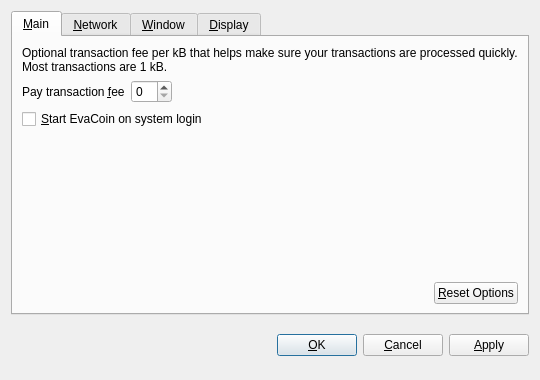
<?xml version="1.0" encoding="UTF-8"?>
<ui version="4.0">
 <class>OptionsDialog</class>
 <widget class="QDialog" name="OptionsDialog">
  <property name="geometry">
   <rect>
    <x>0</x>
    <y>0</y>
    <width>540</width>
    <height>380</height>
   </rect>
  </property>
  <property name="windowTitle">
   <string>Options</string>
  </property>
  <property name="modal">
   <bool>true</bool>
  </property>
  <layout class="QVBoxLayout" name="verticalLayout">
   <item>
    <widget class="QTabWidget" name="tabWidget">
     <property name="tabPosition">
      <enum>QTabWidget::North</enum>
     </property>
     <property name="currentIndex">
      <number>0</number>
     </property>
     <widget class="QWidget" name="tabMain">
      <attribute name="title">
       <string>&amp;Main</string>
      </attribute>
      <layout class="QVBoxLayout" name="verticalLayout_Main">
       <item>
        <widget class="QLabel" name="transactionFeeInfoLabel">
         <property name="text">
          <string>Optional transaction fee per kB that helps make sure your transactions are processed quickly. Most transactions are 1 kB.</string>
         </property>
         <property name="textFormat">
          <enum>Qt::PlainText</enum>
         </property>
         <property name="wordWrap">
          <bool>true</bool>
         </property>
        </widget>
       </item>
       <item>
        <layout class="QHBoxLayout" name="horizontalLayout_1_Main">
         <item>
          <widget class="QLabel" name="transactionFeeLabel">
           <property name="text">
            <string>Pay transaction &amp;fee</string>
           </property>
           <property name="textFormat">
            <enum>Qt::PlainText</enum>
           </property>
           <property name="buddy">
            <cstring>transactionFee</cstring>
           </property>
          </widget>
         </item>
         <item>
          <widget class="BitcoinAmountField" name="transactionFee"/>
         </item>
         <item>
          <spacer name="horizontalSpacer_1_Main">
           <property name="orientation">
            <enum>Qt::Horizontal</enum>
           </property>
           <property name="sizeHint" stdset="0">
            <size>
             <width>40</width>
             <height>20</height>
            </size>
           </property>
          </spacer>
         </item>
        </layout>
       </item>
       <item>
        <widget class="QCheckBox" name="bitcoinAtStartup">
         <property name="toolTip">
          <string>Automatically start EvaCoin after logging in to the system.</string>
         </property>
         <property name="text">
          <string>&amp;Start EvaCoin on system login</string>
         </property>
        </widget>
       </item>
       <item>
        <spacer name="verticalSpacer_Main">
         <property name="orientation">
          <enum>Qt::Vertical</enum>
         </property>
         <property name="sizeHint" stdset="0">
          <size>
           <width>20</width>
           <height>40</height>
          </size>
         </property>
        </spacer>
       </item>
       <item>
        <layout class="QHBoxLayout" name="horizontalLayout_2_Main">
         <item>
          <spacer name="horizontalSpacer_2_Main">
           <property name="orientation">
            <enum>Qt::Horizontal</enum>
           </property>
           <property name="sizeHint" stdset="0">
            <size>
             <width>40</width>
             <height>20</height>
            </size>
           </property>
          </spacer>
         </item>
         <item>
          <widget class="QPushButton" name="resetButton">
           <property name="toolTip">
            <string>Reset all client options to default.</string>
           </property>
           <property name="text">
            <string>&amp;Reset Options</string>
           </property>
           <property name="autoDefault">
            <bool>false</bool>
           </property>
          </widget>
         </item>
        </layout>
       </item>
      </layout>
     </widget>
     <widget class="QWidget" name="tabNetwork">
      <attribute name="title">
       <string>&amp;Network</string>
      </attribute>
      <layout class="QVBoxLayout" name="verticalLayout_Network">
       <item>
        <widget class="QCheckBox" name="mapPortUpnp">
         <property name="toolTip">
          <string>Automatically open the EvaCoin client port on the router. This only works when your router supports UPnP and it is enabled.</string>
         </property>
         <property name="text">
          <string>Map port using &amp;UPnP</string>
         </property>
        </widget>
       </item>
       <item>
        <widget class="QCheckBox" name="connectSocks">
         <property name="toolTip">
          <string>Connect to the EvaCoin network through a SOCKS proxy (e.g. when connecting through Tor).</string>
         </property>
         <property name="text">
          <string>&amp;Connect through SOCKS proxy:</string>
         </property>
        </widget>
       </item>
       <item>
        <layout class="QHBoxLayout" name="horizontalLayout_Network">
         <item>
          <widget class="QLabel" name="proxyIpLabel">
           <property name="text">
            <string>Proxy &amp;IP:</string>
           </property>
           <property name="textFormat">
            <enum>Qt::PlainText</enum>
           </property>
           <property name="buddy">
            <cstring>proxyIp</cstring>
           </property>
          </widget>
         </item>
         <item>
          <widget class="QValidatedLineEdit" name="proxyIp">
           <property name="maximumSize">
            <size>
             <width>140</width>
             <height>16777215</height>
            </size>
           </property>
           <property name="toolTip">
            <string>IP address of the proxy (e.g. 127.0.0.1)</string>
           </property>
          </widget>
         </item>
         <item>
          <widget class="QLabel" name="proxyPortLabel">
           <property name="text">
            <string>&amp;Port:</string>
           </property>
           <property name="textFormat">
            <enum>Qt::PlainText</enum>
           </property>
           <property name="buddy">
            <cstring>proxyPort</cstring>
           </property>
          </widget>
         </item>
         <item>
          <widget class="QLineEdit" name="proxyPort">
           <property name="maximumSize">
            <size>
             <width>55</width>
             <height>16777215</height>
            </size>
           </property>
           <property name="toolTip">
            <string>Port of the proxy (e.g. 9050)</string>
           </property>
          </widget>
         </item>
         <item>
          <widget class="QLabel" name="socksVersionLabel">
           <property name="text">
            <string>SOCKS &amp;Version:</string>
           </property>
           <property name="textFormat">
            <enum>Qt::PlainText</enum>
           </property>
           <property name="buddy">
            <cstring>socksVersion</cstring>
           </property>
          </widget>
         </item>
         <item>
          <widget class="QValueComboBox" name="socksVersion">
           <property name="toolTip">
            <string>SOCKS version of the proxy (e.g. 5)</string>
           </property>
          </widget>
         </item>
         <item>
          <spacer name="horizontalSpacer_Network">
           <property name="orientation">
            <enum>Qt::Horizontal</enum>
           </property>
           <property name="sizeHint" stdset="0">
            <size>
             <width>40</width>
             <height>20</height>
            </size>
           </property>
          </spacer>
         </item>
        </layout>
       </item>
       <item>
        <spacer name="verticalSpacer_Network">
         <property name="orientation">
          <enum>Qt::Vertical</enum>
         </property>
         <property name="sizeHint" stdset="0">
          <size>
           <width>20</width>
           <height>40</height>
          </size>
         </property>
        </spacer>
       </item>
      </layout>
     </widget>
     <widget class="QWidget" name="tabWindow">
      <attribute name="title">
       <string>&amp;Window</string>
      </attribute>
      <layout class="QVBoxLayout" name="verticalLayout_Window">
       <item>
        <widget class="QCheckBox" name="minimizeToTray">
         <property name="toolTip">
          <string>Show only a tray icon after minimizing the window.</string>
         </property>
         <property name="text">
          <string>&amp;Minimize to the tray instead of the taskbar</string>
         </property>
        </widget>
       </item>
       <item>
        <widget class="QCheckBox" name="minimizeOnClose">
         <property name="toolTip">
          <string>Minimize instead of exit the application when the window is closed. When this option is enabled, the application will be closed only after selecting Quit in the menu.</string>
         </property>
         <property name="text">
          <string>M&amp;inimize on close</string>
         </property>
        </widget>
       </item>
       <item>
        <spacer name="verticalSpacer_Window">
         <property name="orientation">
          <enum>Qt::Vertical</enum>
         </property>
         <property name="sizeHint" stdset="0">
          <size>
           <width>20</width>
           <height>40</height>
          </size>
         </property>
        </spacer>
       </item>
      </layout>
     </widget>
     <widget class="QWidget" name="tabDisplay">
      <attribute name="title">
       <string>&amp;Display</string>
      </attribute>
      <layout class="QVBoxLayout" name="verticalLayout_Display">
       <item>
        <layout class="QHBoxLayout" name="horizontalLayout_1_Display">
         <item>
          <widget class="QLabel" name="langLabel">
           <property name="text">
            <string>User Interface &amp;language:</string>
           </property>
           <property name="textFormat">
            <enum>Qt::PlainText</enum>
           </property>
           <property name="buddy">
            <cstring>lang</cstring>
           </property>
          </widget>
         </item>
         <item>
          <widget class="QValueComboBox" name="lang">
           <property name="toolTip">
            <string>The user interface language can be set here. This setting will take effect after restarting EvaCoin.</string>
           </property>
          </widget>
         </item>
        </layout>
       </item>
       <item>
        <layout class="QHBoxLayout" name="horizontalLayout_2_Display">
         <item>
          <widget class="QLabel" name="unitLabel">
           <property name="text">
            <string>&amp;Unit to show amounts in:</string>
           </property>
           <property name="textFormat">
            <enum>Qt::PlainText</enum>
           </property>
           <property name="buddy">
            <cstring>unit</cstring>
           </property>
          </widget>
         </item>
         <item>
          <widget class="QValueComboBox" name="unit">
           <property name="toolTip">
            <string>Choose the default subdivision unit to show in the interface and when sending coins.</string>
           </property>
          </widget>
         </item>
        </layout>
       </item>
       <item>
        <widget class="QCheckBox" name="displayAddresses">
         <property name="toolTip">
          <string>Whether to show EvaCoin addresses in the transaction list or not.</string>
         </property>
         <property name="text">
          <string>&amp;Display addresses in transaction list</string>
         </property>
        </widget>
       </item>
       <item>
        <spacer name="verticalSpacer_Display">
         <property name="orientation">
          <enum>Qt::Vertical</enum>
         </property>
         <property name="sizeHint" stdset="0">
          <size>
           <width>20</width>
           <height>40</height>
          </size>
         </property>
        </spacer>
       </item>
      </layout>
     </widget>
    </widget>
   </item>
   <item>
    <layout class="QHBoxLayout" name="horizontalLayout_Buttons">
     <item>
      <spacer name="horizontalSpacer_1">
       <property name="orientation">
        <enum>Qt::Horizontal</enum>
       </property>
       <property name="sizeHint" stdset="0">
        <size>
         <width>40</width>
         <height>48</height>
        </size>
       </property>
      </spacer>
     </item>
     <item>
      <widget class="QLabel" name="statusLabel">
       <property name="font">
        <font>
         <weight>75</weight>
         <bold>true</bold>
        </font>
       </property>
       <property name="text">
        <string/>
       </property>
       <property name="textFormat">
        <enum>Qt::PlainText</enum>
       </property>
       <property name="wordWrap">
        <bool>true</bool>
       </property>
      </widget>
     </item>
     <item>
      <spacer name="horizontalSpacer_2">
       <property name="orientation">
        <enum>Qt::Horizontal</enum>
       </property>
       <property name="sizeHint" stdset="0">
        <size>
         <width>40</width>
         <height>48</height>
        </size>
       </property>
      </spacer>
     </item>
     <item>
      <widget class="QPushButton" name="okButton">
       <property name="text">
        <string>&amp;OK</string>
       </property>
      </widget>
     </item>
     <item>
      <widget class="QPushButton" name="cancelButton">
       <property name="text">
        <string>&amp;Cancel</string>
       </property>
       <property name="autoDefault">
        <bool>false</bool>
       </property>
      </widget>
     </item>
     <item>
      <widget class="QPushButton" name="applyButton">
       <property name="text">
        <string>&amp;Apply</string>
       </property>
       <property name="autoDefault">
        <bool>false</bool>
       </property>
      </widget>
     </item>
    </layout>
   </item>
  </layout>
 </widget>
 <customwidgets>
  <customwidget>
   <class>BitcoinAmountField</class>
   <extends>QSpinBox</extends>
   <header>bitcoinamountfield.h</header>
  </customwidget>
  <customwidget>
   <class>QValueComboBox</class>
   <extends>QComboBox</extends>
   <header>qvaluecombobox.h</header>
  </customwidget>
  <customwidget>
   <class>QValidatedLineEdit</class>
   <extends>QLineEdit</extends>
   <header>qvalidatedlineedit.h</header>
  </customwidget>
 </customwidgets>
 <resources/>
 <connections/>
</ui>
